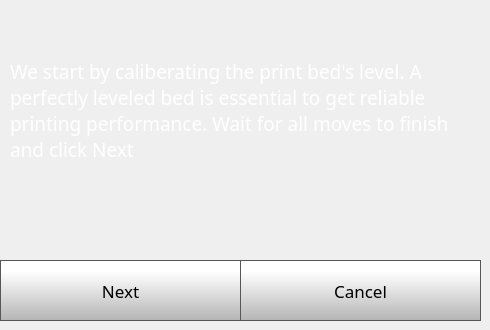
    <widget class="QWidget" name="quickStep1Page">
     <widget class="QLabel" name="caliberateLabel_6">
      <property name="geometry">
       <rect>
        <x>10</x>
        <y>20</y>
        <width>461</width>
        <height>181</height>
       </rect>
      </property>
      <property name="font">
       <font>
        <family>Gotham</family>
        <pointsize>14</pointsize>
        <weight>50</weight>
        <bold>false</bold>
       </font>
      </property>
      <property name="styleSheet">
       <string notr="true">color: rgb(255, 255, 255);</string>
      </property>
      <property name="text">
       <string>We start by caliberating the print bed's level. A perfectly leveled bed is essential to get reliable printing performance. Wait for all moves to finish and click Next</string>
      </property>
      <property name="wordWrap">
       <bool>true</bool>
      </property>
     </widget>
     <widget class="QPushButton" name="quickStep1NextButton">
      <property name="geometry">
       <rect>
        <x>0</x>
        <y>260</y>
        <width>241</width>
        <height>61</height>
       </rect>
      </property>
      <property name="font">
       <font>
        <family>Gotham</family>
        <pointsize>13</pointsize>
       </font>
      </property>
      <property name="styleSheet">
       <string notr="true">QPushButton {
     border: 1px solid rgb(87, 87, 87);
	background-color: qlineargradient(spread:pad, x1:0, y1:1, x2:0, y2:0.188, stop:0 rgba(180, 180, 180, 255), stop:1 rgba(255, 255, 255, 255));


}

QPushButton:pressed {
    background-color: qlineargradient(x1: 0, y1: 0, x2: 0, y2: 1,
                                      stop: 0 #dadbde, stop: 1 #f6f7fa);
}

QPushButton:flat {
    border: none; /* no border for a flat push button */
}

QPushButton:default {
    border-color: navy; /* make the default button prominent */
}

QPushButton:focus {
	outline: none;
}</string>
      </property>
      <property name="text">
       <string>Next</string>
      </property>
      <property name="iconSize">
       <size>
        <width>40</width>
        <height>40</height>
       </size>
      </property>
     </widget>
     <widget class="QPushButton" name="quickStep1CancelButton">
      <property name="geometry">
       <rect>
        <x>240</x>
        <y>260</y>
        <width>241</width>
        <height>61</height>
       </rect>
      </property>
      <property name="font">
       <font>
        <family>Gotham</family>
        <pointsize>13</pointsize>
       </font>
      </property>
      <property name="styleSheet">
       <string notr="true">QPushButton {
     border: 1px solid rgb(87, 87, 87);
	background-color: qlineargradient(spread:pad, x1:0, y1:1, x2:0, y2:0.188, stop:0 rgba(180, 180, 180, 255), stop:1 rgba(255, 255, 255, 255));


}

QPushButton:pressed {
    background-color: qlineargradient(x1: 0, y1: 0, x2: 0, y2: 1,
                                      stop: 0 #dadbde, stop: 1 #f6f7fa);
}

QPushButton:flat {
    border: none; /* no border for a flat push button */
}

QPushButton:default {
    border-color: navy; /* make the default button prominent */
}

QPushButton:focus {
	outline: none;
}</string>
      </property>
      <property name="text">
       <string>Cancel</string>
      </property>
      <property name="iconSize">
       <size>
        <width>40</width>
        <height>40</height>
       </size>
      </property>
     </widget>
     <widget class="QLabel" name="printPreviewSelected_3">
      <property name="geometry">
       <rect>
        <x>160</x>
        <y>110</y>
        <width>150</width>
        <height>150</height>
       </rect>
      </property>
      <property name="styleSheet">
       <string notr="true">background-color: rgba(255, 255, 255, 0);</string>
      </property>
      <property name="text">
       <string/>
      </property>
      <property name="scaledContents">
       <bool>true</bool>
      </property>
     </widget>
    </widget>
